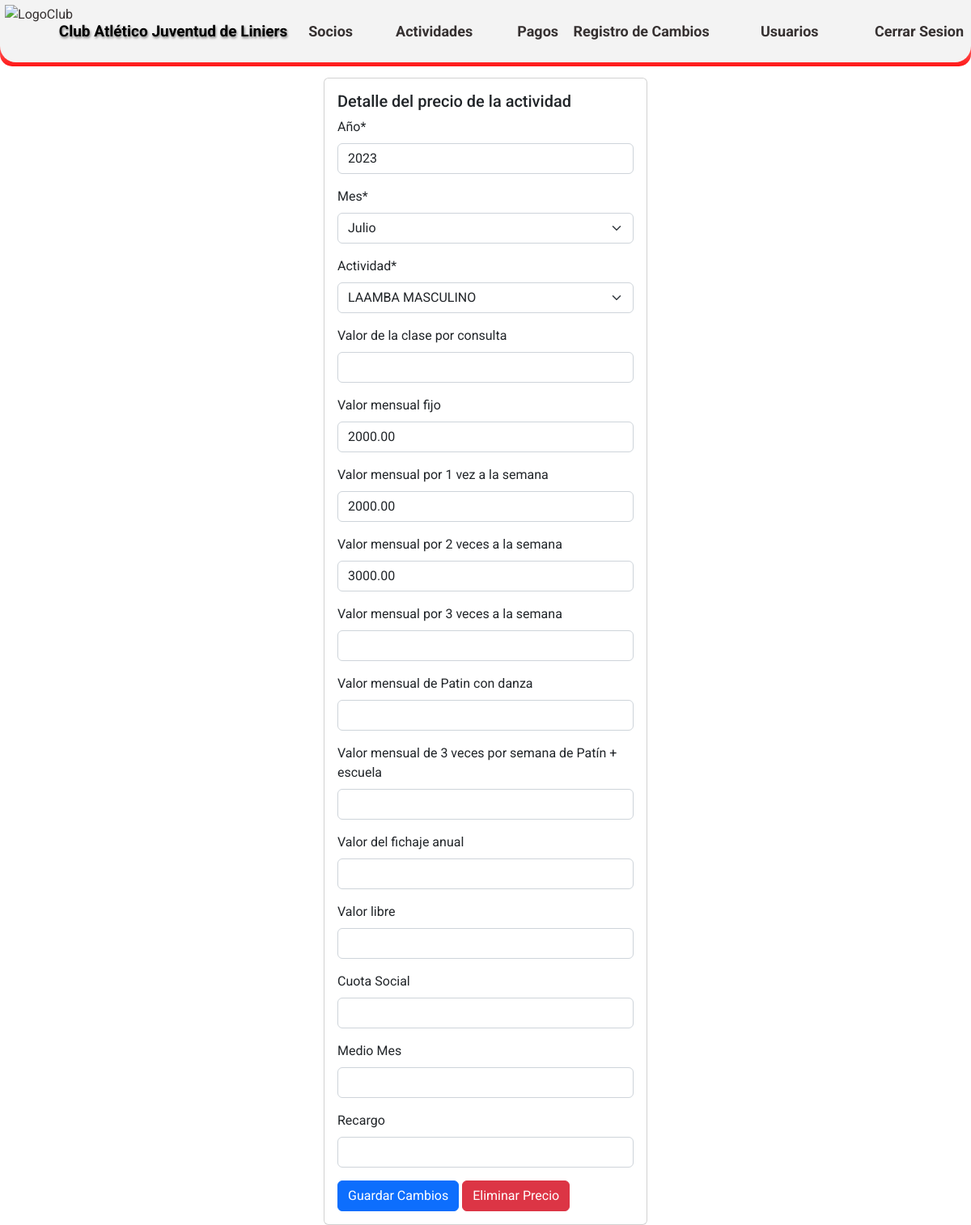
Screenshot of /detalles_precio/2/ (signed in) with the database file from the repository.
### CAJL/aplications/prices/models.py (models this page shows)
class prices (models.Model):
    MES_CHOICES =(
        ('0', 'Enero'),
        ('1', 'Febrero'),
        ('2', 'Marzo'),
        ('3', 'Abril'),
        ('4', 'Mayo'),
        ('5', 'Junio'),
        ('6', 'Julio'),
        ('7', 'Agosto'),
        ('8', 'Septiembre'),
        ('9', 'Octubre'),
        ('10', 'Noviembre'),
        ('11', 'Diciembre'),
    )
    anio = models.IntegerField ('Año', blank=False, null=False, default='2023')
    mes = models.CharField('Mes',max_length=2, choices=MES_CHOICES, default='0', blank=False, null=False)
    actividad = models.ForeignKey(activities, on_delete=models.CASCADE, blank=False, null=False)
    valor_clase_consulta = models.DecimalField('Valor de la clase por consulta', max_digits=10, decimal_places=2,blank=True, null=True)
    valor_mensual_fijo = models.DecimalField ('Valor mensual fijo', max_digits=10, decimal_places=2,blank=True, null=True)
    valor_mensual_1semana = models.DecimalField('Valor mensual por 1 vez a la semana', max_digits=10, decimal_places=2,blank=True, null=True)
    valor_mensual_2semana = models.DecimalField ('Valor mensual por 2 veces a la semana',max_digits=10, decimal_places=2,blank=True, null=True)
    valor_clase_3semana = models.DecimalField('Valor mensual por 3 veces a la semana', max_digits=10, decimal_places=2,blank=True, null=True)
    valor_patindanza = models.DecimalField('Valor mensual de Patin con danza', max_digits=10, decimal_places=2,blank=True, null=True)
    valor_patin3semanaescula = models.DecimalField('Valor mensual de 3 veces por semana de Patín + escuela', max_digits=10, decimal_places=2,blank=True, null=True)
    valor_fichaje_anual = models.DecimalField('Valor del fichaje anual', max_digits=10, decimal_places=2,blank=True, null=True)
    valor_libre = models.DecimalField ('Valor libre', max_digits=10, decimal_places=2,blank=True, null=True)
    cuota_social = models.DecimalField('Cuota Social', max_digits=10, decimal_places=2,blank=True, null=True)
    medio_mes = models.DecimalField('Medio Mes', max_digits=10, decimal_places=2,blank=True, null=True)
    mes_impago = models.DecimalField('Recargo', max_digits=10, decimal_places=2,blank=True, null=True)
    user = models.ForeignKey(User, on_delete=models.CASCADE)
    class Meta:
        verbose_name = 'Precio'
        verbose_name_plural = 'Precios del club'
        ordering = ['-anio']

### CAJL/aplications/prices/views.py (the view)
# urls.py: path('detalles_precio/<int:price_id>/', detalles_precio, name='detalles_precio'),
@login_required
def detalles_precio(request, price_id):
    price = get_object_or_404(prices, id=price_id)
    if request.method == 'POST':
        if 'editar' in request.POST:
            form = PricesForm(request.POST, instance=price)
            if form.is_valid():
                updated_price = form.save(commit=False)
                updated_price.user = request.user
                updated_price.save()
                messages.success(request, 'Los datos del precio han sido actualizados.')
                return redirect('prices_list')
            else:
                messages.error(request, 'Error al actualizar los datos del precio.')
        elif 'eliminar' in request.POST:
            deleted_price = price
            deleted_price.user = request.user
            price.delete()
            messages.success(request, 'Los precios de la actividad ha sido eliminados.')
            return redirect('prices_list')
    else:
        form = PricesForm(instance=price)
    return render(request, 'prices/detalles_precio.html', {'form': form, 'price': price})

### CAJL/aplications/prices/forms.py
class PricesForm(forms.ModelForm):
    class Meta:
        model = prices
        fields = ['anio', 'mes', 'actividad', 'valor_clase_consulta', 'valor_mensual_fijo', 'valor_mensual_1semana', 'valor_mensual_2semana', 'valor_clase_3semana', 'valor_patindanza', 'valor_patin3semanaescula', 'valor_fichaje_anual', 'valor_libre', 'cuota_social', 'medio_mes', 'mes_impago']

### CAJL/aplications/activities/models.py (called while the page is built)
    def __str__(self):
        return f'{self.nombre_actividad}'

### templates/prices/detalles_precio.html (shortened to what this page needs)
{% extends 'loginregister/base.html' %}
{% block content %}
{% load crispy_forms_tags %}
{% load static %}
<!DOCTYPE html>
<html>
<head>
    <link rel="stylesheet" type="text/css" href="{% static 'css/Estilos_DT.css' %}">
</head>
<body>
<br>
<br>
<br>
<br>
    <form method="post">
    <div class="card mx-auto" style="width: 25rem;">
        <div class="card-body">
          <h5 class="card-title">Detalle del precio de la actividad</h5>
          {{ form | crispy }}
          <button type="submit" name="editar" class="btn btn-primary" id="actualizar-precio">Guardar Cambios</button>
          <button type="submit" name="eliminar" class="btn btn-danger" id="eliminar-precio">Eliminar Precio</button>
        </div>
      </div>
    </form>
</body>
</html>
{% endblock %}

### static/css/EstilosHome1.css (style rules this page uses)
* { margin: 0; padding: 0; box-sizing: border-box; font-family: 'Roboto', sans-serif; }
body { background-color: #d1d6c1; margin: 0; padding: 0; background-image: url('https://github.com/MarcoNu97/Proyectos-Django/blob/main/Club-Atletico-Juventud-De-Liniers/static/images/Interior%20del%20Club.jpg?raw=true'); background-size: cover; background-position: center; background-attachment: fixed; background-repeat: no-repeat; }

### rows the page displays
prices: anio "2023", mes "Julio", actividad "LAAMBA MASCULINO", valor_mensual_fijo "2000.00", valor_mensual_1semana "2000.00", valor_mensual_2semana "3000.00"
